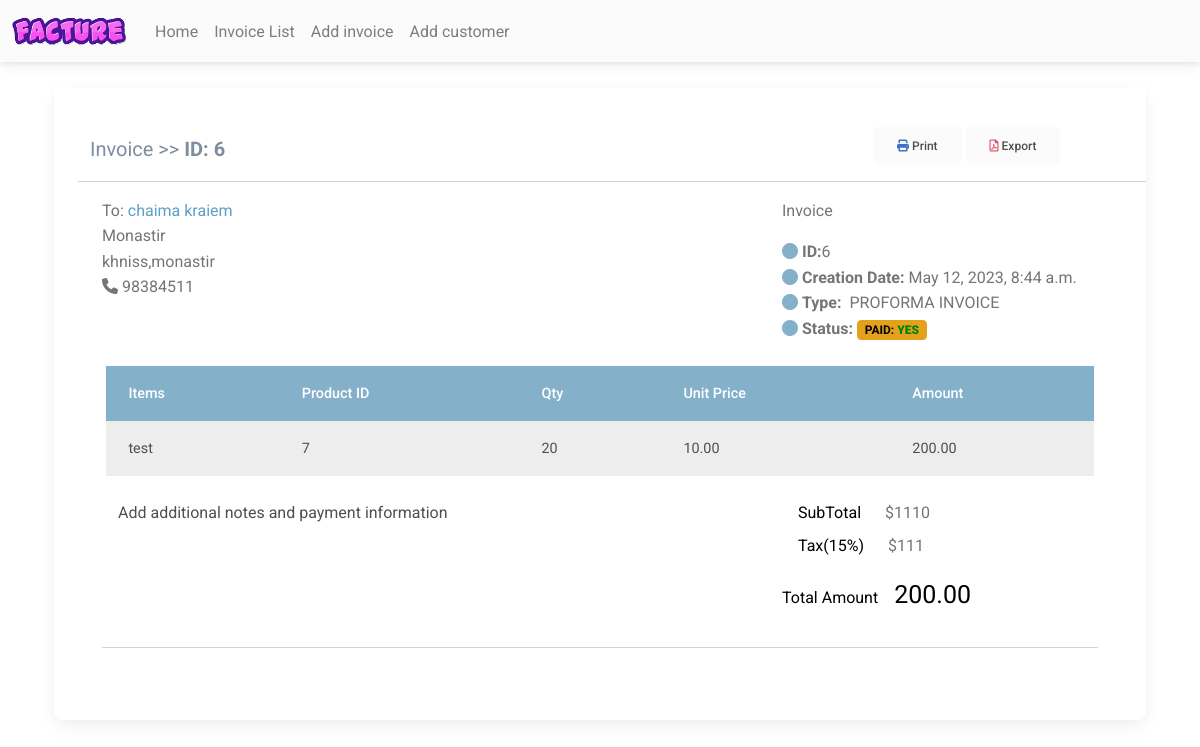
Page /view-invoice/6 (signed in) on the committed database.
### Fact_app/models.py (models this page shows, shortened)
class Invoice(models.Model):
    INVOICE_TYPE = (
        ('R', _('RECEIPT')),
        ('P', _('PROFORMA INVOICE')),
        ('I', _('INVOICE'))
    )
    customer = models.ForeignKey(Customer, on_delete=models.PROTECT)
    save_by = models.ForeignKey(User, on_delete=models.PROTECT)
    invoice_date_time = models.DateTimeField(auto_now_add=True)
    total = models.DecimalField(max_digits=10000, decimal_places=2)
    last_updated_date = models.DateTimeField(null=True, blank=True)
    paid  = models.BooleanField(default=False)
    invoice_type = models.CharField(max_length=1, choices=INVOICE_TYPE)
    comments = models.TextField(null=True, max_length=1000, blank=True)
    class Meta:
        verbose_name = "Invoice"
        verbose_name_plural = "Invoices"
    @property
    def get_total(self):
        articles = self.article_set.all()
        total = sum(article.get_total for article in articles)
        return total

class Customer(models.Model):
    SEX_TYPES = [
        ('M', _('Male')),
        ('F', _('Feminine'))
    ]
    name = models.CharField(max_length=32)
    email = models.EmailField()
    phone = models.CharField(max_length=8)
    address = models.CharField(max_length=64)
    sex = models.CharField(max_length=1, choices=SEX_TYPES)
    age = models.CharField(max_length=12)
    city = models.CharField(max_length=32)
    created_date = models.DateTimeField(auto_now_add=True)
    save_by = models.ForeignKey(User, on_delete=models.PROTECT)
    class Meta:
        verbose_name = "Customer"
        verbose_name_plural = "Customers"

class Article(models.Model):
    invoice = models.ForeignKey(Invoice, on_delete=models.CASCADE)
    name = models.CharField(max_length=32)
    quantity = models.IntegerField()
    unit_price = models.DecimalField(max_digits=1000, decimal_places=2)
    total = models.DecimalField(max_digits=1000, decimal_places=2)
    class Meta:
        verbose_name = 'Article'
        verbose_name_plural = 'Articles'
    @property
    def get_total(self):
        total = self.quantity * self.unit_price
        return total

### Fact_app/views.py (the view)
# urls.py: path('view-invoice/<int:pk>', views.InvoiceVisualizationView.as_view(), name='view-invoice'),
class InvoiceVisualizationView(LoginRequiredSuperuserMixim,View):
    template_name = 'invoice2.html'
    def get(self, request, *args, **kwargs):
        pk = kwargs.get('pk')
        context = get_invoice(pk)
        return render(request, self.template_name, context)

### Fact_app/utils.py (called while the page is built)
def get_invoice(pk):
    obj = Invoice.objects.get(pk=pk)
    articles = obj.article_set.all()
    context = {
        'obj': obj,
        'articles': articles
    }
    return context

### templates/invoice2.html
{% extends "base.html" %}
{% load static %}
{% block content %}
<div class="container">
  <div class="card">
      <div class="card-body">
        <div class="container mb-5 mt-3">
          <div class="row d-flex align-items-baseline">
            <div class="col-xl-9">
              <p style="color: #7e8d9f;font-size: 20px;">Invoice >> <strong>ID: {{obj.id}}</strong></p>
            </div>
            <div class="col-xl-3 float-end">
              <a  class="btn btn-light text-capitalize border-0"  data-mdb-ripple-color="dark"><i
                  class="fas fa-print text-primary"></i> Print</a>
              <a href="{% url 'invoice-pdf2' pk=obj.pk %}" class="btn btn-light text-capitalize" data-mdb-ripple-color="dark"><i
                  class="far fa-file-pdf text-danger"></i> Export</a>
            </div>
            <hr>
          </div>
          <div class="container">
            <div class="row">
              <div class="col-xl-8">
                <ul class="list-unstyled">
                  <li class="text-muted">To: <span style="color:#5d9fc5 ;">{{obj.customer.name}}</span></li>
                  <li class="text-muted">{{obj.customer.city}}</li>
                  <li class="text-muted">{{obj.customer.address}}</li>
                  <li class="text-muted"><i class="fas fa-phone"></i> {{obj.customer.phone}}</li>
                </ul>
              </div>
              <div class="col-xl-4">
                <p class="text-muted">Invoice</p>
                <ul class="list-unstyled">
                  <li class="text-muted"><i class="fas fa-circle" style="color:#84B0CA ;"></i> <span
                      class="fw-bold">ID:</span>{{obj.id}}</li>
                  <li class="text-muted"><i class="fas fa-circle" style="color:#84B0CA ;"></i> <span
                      class="fw-bold">Creation Date: </span>{{obj.invoice_date_time}}</li>
                  <li class="text-muted"><i class="fas fa-circle" style="color:#84B0CA ;"></i> <span
                      class="me-1 fw-bold">Type:</span><span> {{obj.get_invoice_type_display}}</span></li>
                  <li class="text-muted"><i class="fas fa-circle" style="color:#84B0CA ;"></i> <span
                      class="me-1 fw-bold">Status:</span><span class="badge bg-warning text-black fw-bold">
                        PAID:
                        {% if obj.paid  %}
                           <strong style="color: green;">YES</strong>
                        {% else %}
                            <strong style="color: red;">NO</strong>
                        {% endif %}</span></li>
                </ul>
              </div>
            </div>
            <div class="row my-2 mx-1 justify-content-center">
              <table class="table table-striped table-borderless">
                <thead style="background-color:#84B0CA ;" class="text-white">
                  <tr>
                    <th scope="col">Items</th>
                    <th scope="col">Product ID</th>
                    <th scope="col">Qty</th>
                    <th scope="col">Unit Price</th>
                    <th scope="col">Amount</th>
                  </tr>
                </thead>
                <tbody>
                  {% for article in articles %}
                  <tr>
                      <td>
                          {{ article.name }}
                      </td>
                      <td>
                          {{ article.id }}
                      </td>
                      <td>
                          {{ article.quantity }}
                      </td>
                      <td>
                          {{ article.unit_price }}
                      </td>
                      <td>
                          {{ article.get_total }}
                      </td>
                  </tr>
                 {% endfor %}
                </tbody>
              </table>
            </div>
            <div class="row">
              <div class="col-xl-8">
                <p class="ms-3">Add additional notes and payment information</p>
              </div>
              <div class="col-xl-3">
                <ul class="list-unstyled">
                  <li class="text-muted ms-3"><span class="text-black me-4">SubTotal</span>$1110</li>
                  <li class="text-muted ms-3 mt-2"><span class="text-black me-4">Tax(15%)</span>$111</li>
                </ul>
                <p class="text-black float-start"><span class="text-black me-3"> Total Amount</span><span
                    style="font-size: 25px;">{{obj.get_total}}</span></p>
              </div>
            </div>
            <hr>
          </div>
        </div>
      </div>
    </div>
</div>
{% endblock%}

### rows in the picture
Invoice: id "6", customer.name "chaima kraiem", customer.city "Monastir", customer.address "khniss,monastir", customer.phone "98384511", invoice_date_time "May 12, 2023, 8:44 a.m.", invoice_type "PROFORMA INVOICE", get_total "200.00"
Article: name "test", id "7", quantity "20", unit_price "10.00", get_total "200.00"
